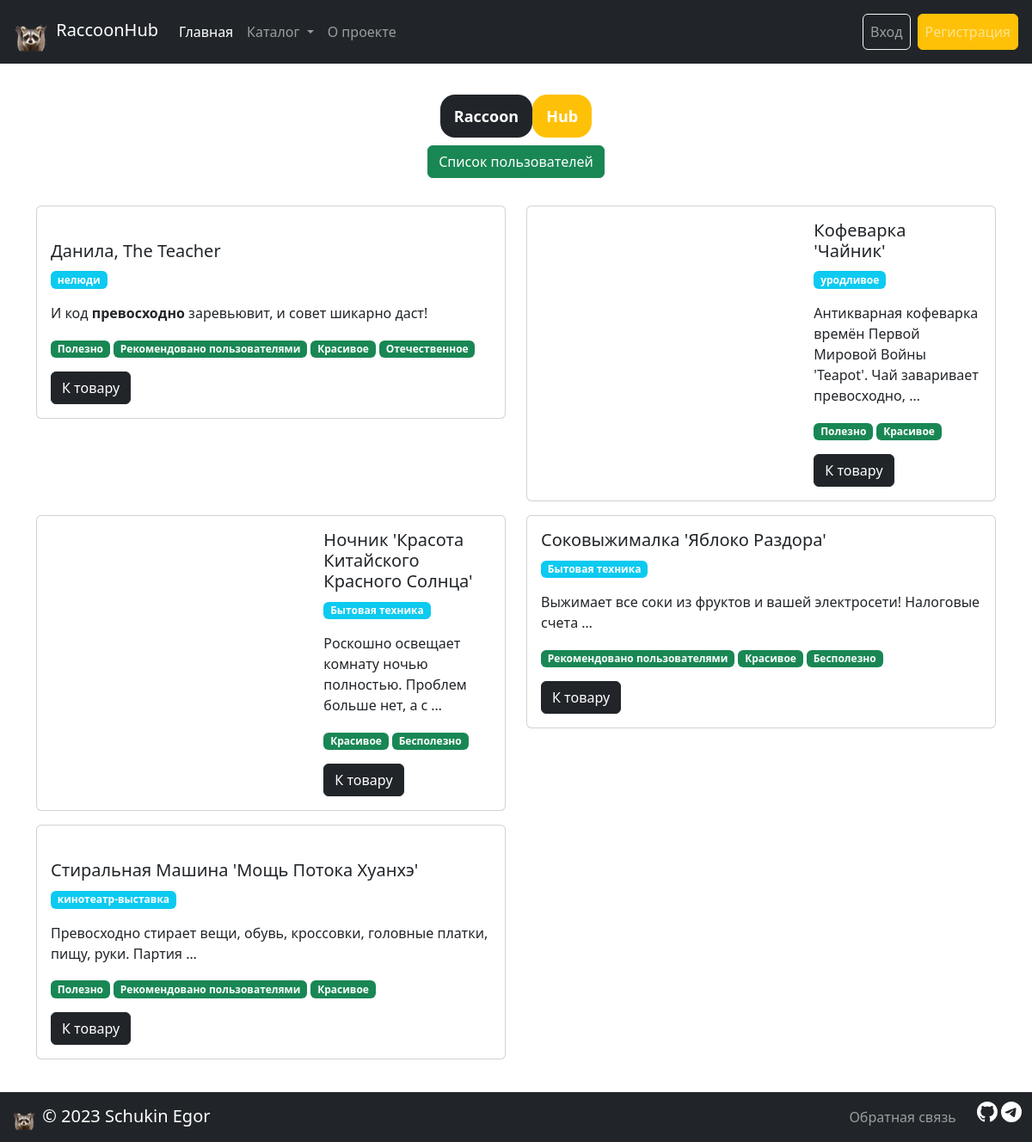
The page / on the database its author committed.
### catalog/models.py (models this page shows)
class Item(core.models.PublishedWithNameBaseModel):
    objects = catalog.managers.ItemManager()
    created_at = django.db.models.DateTimeField(
        auto_now_add=True,
        verbose_name='дата добавления товара',
    )
    updated_at = django.db.models.DateTimeField(
        auto_now=True,
        verbose_name='дата изменения товара',
    )
    is_on_main = django.db.models.BooleanField(
        verbose_name='публикация на главной странице',
        help_text='Публиковать товар на главной странице?',
        default=False,
    )
    category = django.db.models.ForeignKey(
        Category,
        verbose_name='категория',
        on_delete=django.db.models.CASCADE,
    )
    tags = django.db.models.ManyToManyField(
        Tag,
        verbose_name='тег',
    )
    text = ckeditor.fields.RichTextField(
        'описание',
        help_text='Описание(>2 символов, содержит "превосходно, роскошно")',
        validators=[
            catalog.validators.ValidateMustContain('превосходно', 'роскошно'),
        ],
        config_name='item_text_editor',
    )
    class Meta:
        ordering = ('name',)
        default_related_name = 'items'
        verbose_name = 'товар'
        verbose_name_plural = 'товары'

class Category(core.models.UniqueNameSlugBaseModel):
    weight = django.db.models.PositiveSmallIntegerField(
        'вес',
        help_text='Введите вес(число 0-100)',
        default=100,
        validators=[django.core.validators.MaxValueValidator(32767)],
    )
    class Meta:
        verbose_name = 'категория'
        verbose_name_plural = 'категории'

class Tag(core.models.UniqueNameSlugBaseModel):
    objects = catalog.managers.TagManager()
    class Meta:
        default_related_name = 'tags'
        verbose_name = 'тег'
        verbose_name_plural = 'теги'

### homepage/views.py (the view)
# urls.py: path('', views.HomeView.as_view(), name='index'),
class HomeView(ListView):
    template_name = 'homepage/home.html'
    queryset = catalog.models.Item.objects.published().filter(is_on_main=True)
    context_object_name = 'items'

### core/models.py (called while the page is built)
    def get_image_300x300(self):
        return sorl.thumbnail.get_thumbnail(
            self.image, '300x300', crop='center', quality=65
        )

    def image_tmb(self):
        if self.image:
            return django.utils.html.mark_safe(
                f'<img src="{self.get_image_300x300().url}">'
            )
        self.image_tmb.short_description = 'превью'
        return '(Фото товара)'

### users/context_processors.py (called while the page is built)
def birthday_persons(request):
    active_users_with_birthday = (
        users.models.ProxyUser.objects.active().filter(
            profile__birthday__isnull=False
        )
    )
    have_birthday_today = []
    if active_users_with_birthday:
        have_birthday_today = active_users_with_birthday.filter(
            profile__birthday__day=timezone.now().date().day,
            profile__birthday__month=timezone.now().date().month,
            profile__birthday__year__lte=timezone.now().date().year,
        ).values(
            users.models.ProxyUser.id.field.name,
            users.models.ProxyUser.username.field.name,
            users.models.ProxyUser.email.field.name,
        )
    return {'birthday_persons': have_birthday_today}

### templates/homepage/home.html (shortened to what this page needs)
{% extends 'base.html' %}
{% load static %}
{% load i18n %}
{% block content %}
  <div class="container">
    <div class="d-flex justify-content-center">
      <div class="badge bg-dark text-wrap p-3" id="raccoon_header">
          Raccoon
      </div>
      <div class="badge bg-warning text-wrap p-3" id="hub_header">
          Hub
      </div>
    </div>
    <div class="d-flex justify-content-center">
      <a class="btn btn-success" href="{% url 'users:user_list' %}">{% translate "Список пользователей" %}</a>
    </div>
    <div class="row" style="margin-top: 2em;">
      {% for item in items %}
        {% include "includes/item_card.html" %}
      {% empty %}
        <div class="align-self-center p-2">
          <h3>{% translate 'Пустота' %}...</h3>
        </div>
      {% endfor %}
    </div>
  </div>
{% endblock %}

### templates/includes/item_card.html (shortened to what this page needs)
{% load static %}
{% load i18n %}
 <div class="col-md-12 col-xl-6">
  <div class="card mb-3">
    <div class="row g-0">
      <div class="col-md-6 col-lg-4 col-xl-7 col-xxl-6">
      </div>
      <div class="col">
        <div class="card-body">
          <h5 class="card-title text-break">{{ item.name|title }}</h5>
          {% with request.resolver_match.view_name as view_name %}
            {% if view_name == 'homepage:index' %}
              <span class="badge badge-pill bg-info">{{ item.category.name }}</span>
            {% endif %}
          {% endwith %}
          <p class="card-text">{{ item.text|truncatewords_html:10|safe }}</p>
          {% for tag in item.tags.all %}
            <span class="badge badge-pill bg-success mb-3">{{ tag.name }}</span>
          {% endfor %}<br>
          <a href="/catalog/{{ item.id }}/" class="btn btn-dark">{% translate "К товару" %}</a>
        </div>
      </div>
    </div>
  </div>
 </div>

### static_dev/css/own_style.css (style rules this page uses)
#raccoon_header, #hub_header, #catalog_header, #about_header_img, #item_header { font-size: large; margin-top: 2em !important; margin-bottom: 0.5em !important; border-radius: 17px !important; }

### rows shown on the page
Item: name "Данила, The Teacher", category.name "нелюди", text "И код превосходно заревьювит, и совет шикарно даст!"
Tag: name "Полезно"
Tag: name "Рекомендовано пользователями"
Tag: name "Красивое"
Tag: name "Отечественное"
Item: name "Кофеварка 'Чайник'", category.name "уродливое", text "Антикварная кофеварка времён Первой Мировой Войны 'Teapot'. Чай заваривает превосходно, …"
Item: name "Ночник 'Красота Китайского Красного Солнца'", category.name "Бытовая техника", text "Роскошно освещает комнату ночью полностью. Проблем больше нет, а с …"
Tag: name "Бесполезно"
Item: name "Соковыжималка 'Яблоко Раздора'", category.name "Бытовая техника", text "Выжимает все соки из фруктов и вашей электросети! Налоговые счета …"
Item: name "Стиральная Машина 'Мощь Потока Хуанхэ'", category.name "кинотеатр-выставка", text "Превосходно стирает вещи, обувь, кроссовки, головные платки, пищу, руки. Партия …"

### other values the page prints
{{ current_year }} "2023"
